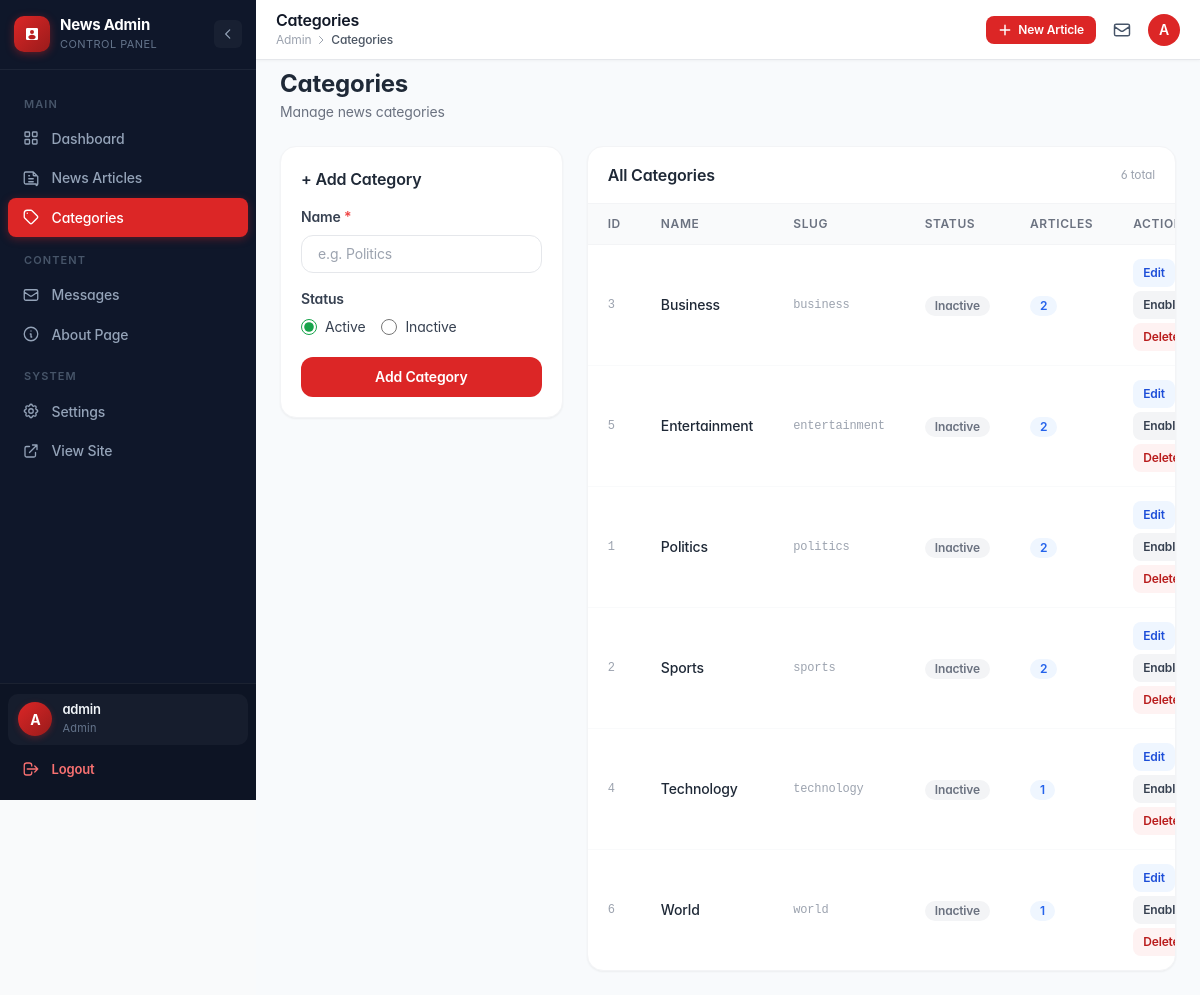
The app's page /admin/categories.php (signed in) with its own data.
### tables this page shows
CREATE TABLE IF NOT EXISTS categories (
    id         INT UNSIGNED NOT NULL AUTO_INCREMENT,
    name       VARCHAR(100) NOT NULL,
    slug       VARCHAR(120) NOT NULL,
    status     TINYINT(1)   NOT NULL DEFAULT 1,
    created_at DATETIME     NOT NULL DEFAULT CURRENT_TIMESTAMP,
    updated_at DATETIME     NOT NULL DEFAULT CURRENT_TIMESTAMP ON UPDATE CURRENT_TIMESTAMP,
    PRIMARY KEY (id),
    UNIQUE KEY uq_categories_slug (slug),
    KEY idx_categories_status (status)
);

### admin/categories.php (the view, shortened to what this page needs)
<?php
require_once '../includes/db.php';
$editId  = isset($_GET['edit']) ? (int)$_GET['edit'] : 0;
$editCat = null;
$catsStmt = $pdo->query(
    "SELECT c.*, COUNT(n.id) AS article_count
     FROM categories c
     LEFT JOIN news n ON n.category_id = c.id
     GROUP BY c.id
     ORDER BY c.name"
);
$categories = $catsStmt->fetchAll();
require_once '../components/admin-header.php';
?>
<div class="flex min-h-screen bg-gray-50">
    <?php require_once '../components/admin-sidebar.php'; ?>
    <main class="flex-1 p-6 overflow-auto">
        <div class="mb-6">
            <h1 class="text-2xl font-bold text-gray-800">Categories</h1>
            <p class="text-gray-500 text-sm mt-0.5">Manage news categories</p>
        </div>
        <div class="grid grid-cols-1 lg:grid-cols-3 gap-6">
            <div class="lg:col-span-1">
                <div class="bg-white rounded-2xl shadow-sm border border-gray-100 p-5">
                    <h2 class="text-base font-semibold text-gray-800 mb-4">
                        <?= $editCat ? '✏️ Edit Category' : '+ Add Category' ?>
                    </h2>
                    <form method="POST" action="categories.php<?= $editId > 0 ? '?edit=' . $editId : '' ?>">
                        <div class="mb-4">
                            <label for="catName" class="block text-sm font-semibold text-gray-700 mb-2">
                                Name <span class="text-red-500">*</span>
                            </label>
                            <input type="text" id="catName" name="name"
                                   value="<?= htmlspecialchars($editCat['name'] ?? ($_POST['name'] ?? ''), ENT_QUOTES, 'UTF-8') ?>"
                                   placeholder="e.g. Politics"
                                   class="w-full border border-gray-200 rounded-xl px-4 py-2 text-sm focus:outline-none focus:ring-2 focus:ring-red-300 focus:border-red-400"
                                   required>
                        </div>
                        <div class="mb-5">
                            <label class="block text-sm font-semibold text-gray-700 mb-2">Status</label>
                            <div class="flex gap-4">
                                <label class="flex items-center gap-2 cursor-pointer">
                                    <input type="radio" name="status" value="active"
                                           <?= ($editCat['status'] ?? 'active') === 'active' ? 'checked' : '' ?>
                                           class="accent-green-600 w-4 h-4">
                                    <span class="text-sm text-gray-700">Active</span>
                                </label>
                                <label class="flex items-center gap-2 cursor-pointer">
                                    <input type="radio" name="status" value="inactive"
                                           <?= ($editCat['status'] ?? '') === 'inactive' ? 'checked' : '' ?>
                                           class="accent-gray-400 w-4 h-4">
                                    <span class="text-sm text-gray-700">Inactive</span>
                                </label>
                            </div>
                        </div>
                        <div class="flex gap-2">
                            <button type="submit"
                                    class="flex-1 py-2.5 bg-red-600 hover:bg-red-700 text-white text-sm font-semibold rounded-xl transition-colors">
                                <?= $editCat ? 'Update' : 'Add Category' ?>
                            </button>
                        </div>
                    </form>
                </div>
            </div>
            <div class="lg:col-span-2">
                <div class="bg-white rounded-2xl shadow-sm border border-gray-100 overflow-hidden">
                    <div class="px-5 py-4 border-b border-gray-100 flex items-center justify-between">
                        <h2 class="text-base font-semibold text-gray-800">All Categories</h2>
                        <span class="text-xs text-gray-400"><?= count($categories) ?> total</span>
                    </div>
                    <div class="overflow-x-auto">
                        <table class="w-full text-sm">
                            <thead>
                                <tr class="bg-gray-50 border-b border-gray-100 text-left">
                                    <th class="px-5 py-3 text-xs font-semibold text-gray-500 uppercase tracking-wider">ID</th>
                                    <th class="px-5 py-3 text-xs font-semibold text-gray-500 uppercase tracking-wider">Name</th>
                                    <th class="px-5 py-3 text-xs font-semibold text-gray-500 uppercase tracking-wider">Slug</th>
                                    <th class="px-5 py-3 text-xs font-semibold text-gray-500 uppercase tracking-wider">Status</th>
                                    <th class="px-5 py-3 text-xs font-semibold text-gray-500 uppercase tracking-wider">Articles</th>
                                    <th class="px-5 py-3 text-xs font-semibold text-gray-500 uppercase tracking-wider">Actions</th>
                                </tr>
                            </thead>
                            <tbody class="divide-y divide-gray-50">
                                <?php if (empty($categories)): ?>
                                    <tr>
                                        <td colspan="6" class="px-5 py-10 text-center text-gray-400">No categories yet.</td>
                                    </tr>
                                <?php else: ?>
                                    <?php foreach ($categories as $cat): ?>
                                        <tr class="hover:bg-gray-50 transition-colors <?= (int)$cat['id'] === $editId ? 'bg-red-50' : '' ?>">
                                            <td class="px-5 py-3.5 text-gray-400 font-mono text-xs"><?= $cat['id'] ?></td>
                                            <td class="px-5 py-3.5 font-medium text-gray-800">
                                                <?= htmlspecialchars($cat['name'], ENT_QUOTES, 'UTF-8') ?>
                                            </td>
                                            <td class="px-5 py-3.5 text-gray-400 font-mono text-xs">
                                                <?= htmlspecialchars($cat['slug'], ENT_QUOTES, 'UTF-8') ?>
                                            </td>
                                            <td class="px-5 py-3.5">
                                                <?php if ($cat['status'] === 'active'): ?>
                                                    <span class="inline-flex items-center px-2.5 py-0.5 rounded-full text-xs font-semibold bg-green-100 text-green-700">Active</span>
                                                <?php else: ?>
                                                    <span class="inline-flex items-center px-2.5 py-0.5 rounded-full text-xs font-semibold bg-gray-100 text-gray-500">Inactive</span>
                                                <?php endif; ?>
                                            </td>
                                            <td class="px-5 py-3.5">
                                                <span class="inline-flex items-center px-2.5 py-0.5 rounded-full text-xs font-semibold bg-blue-50 text-blue-600">
                                                    <?= (int)$cat['article_count'] ?>
                                                </span>
                                            </td>
                                            <td class="px-5 py-3.5">
                                                <div class="flex items-center gap-1 flex-wrap">
                                                    <a href="categories.php?edit=<?= $cat['id'] ?>"
                                                       class="inline-flex items-center gap-1 px-2.5 py-1.5 bg-blue-50 hover:bg-blue-100 text-blue-700 text-xs font-semibold rounded-lg transition-colors">
                                                        Edit
                                                    </a>
                                                    <form method="POST" action="categories.php" class="inline">
                                                        <button type="submit"
                                                                class="inline-flex items-center gap-1 px-2.5 py-1.5 bg-gray-100 hover:bg-gray-200 text-gray-700 text-xs font-semibold rounded-lg transition-colors">
                                                            <?= $cat['status'] === 'active' ? 'Disable' : 'Enable' ?>
                                                        </button>
                                                    </form>
                                                    <form method="POST" action="categories.php" class="inline"
                                                          onsubmit="return confirm('Delete this category? This cannot be undone.')">
                                                        <button type="submit"
                                                                class="inline-flex items-center gap-1 px-2.5 py-1.5 bg-red-50 hover:bg-red-100 text-red-700 text-xs font-semibold rounded-lg transition-colors">
                                                            Delete
                                                        </button>
                                                    </form>
                                                </div>
                                            </td>
                                        </tr>
                                    <?php endforeach; ?>
                                <?php endif; ?>
                            </tbody>
                        </table>
                    </div>
                </div>
            </div>
        </div>
    </main>
</div>
</body>
</html>

### assets/css/admin.css (style rules this page uses)
:root { --sidebar-width: 256px; --sidebar-collapsed-width: 72px; --topbar-height: 60px; --color-bg: #F8FAFC; --color-sidebar: #0F172A; --color-sidebar-hover: #1E293B; --color-sidebar-text: #94A3B8; --color-sidebar-active: #DC2626; --color-border: #E5E7EB; }
html { scroll-behavior: smooth; -webkit-font-smoothing: antialiased; -moz-osx-font-smoothing: grayscale; text-rendering: optimizeLegibility; }
*, *::before, *::after { box-sizing: border-box; }
body { font-family: 'Inter', -apple-system, BlinkMacSystemFont, 'Segoe UI', Roboto, 'Helvetica Neue', Arial, sans-serif; font-feature-settings: 'cv11', 'ss01', 'ss03'; font-optical-sizing: auto; letter-spacing: -0.01em; }
.flex > main { padding-top: calc(var(--topbar-height) + 0.5rem); background: var(--color-bg); min-height: 100vh; }
@media (min-width: 768px) { .flex > main { margin-left: var(--sidebar-width); transition: margin-left 0.25s cubic-bezier(0.4, 0, 0.2, 1); } }

### records on screen
categories: id "3", name "Business", slug "business", status "Inactive", article_count "2"
categories: id "5", name "Entertainment", slug "entertainment", status "Inactive", article_count "2"
categories: id "1", name "Politics", slug "politics", status "Inactive", article_count "2"
categories: id "2", name "Sports", slug "sports", status "Inactive", article_count "2"
categories: id "4", name "Technology", slug "technology", status "Inactive", article_count "1"
categories: id "6", name "World", slug "world", status "Inactive", article_count "1"

### other values on screen
$avatarChar "A"
$adminUser['username'] "admin"
$adminUser['role'] "Admin"
$adminPageTitle "Categories"
count($categories) "6"
